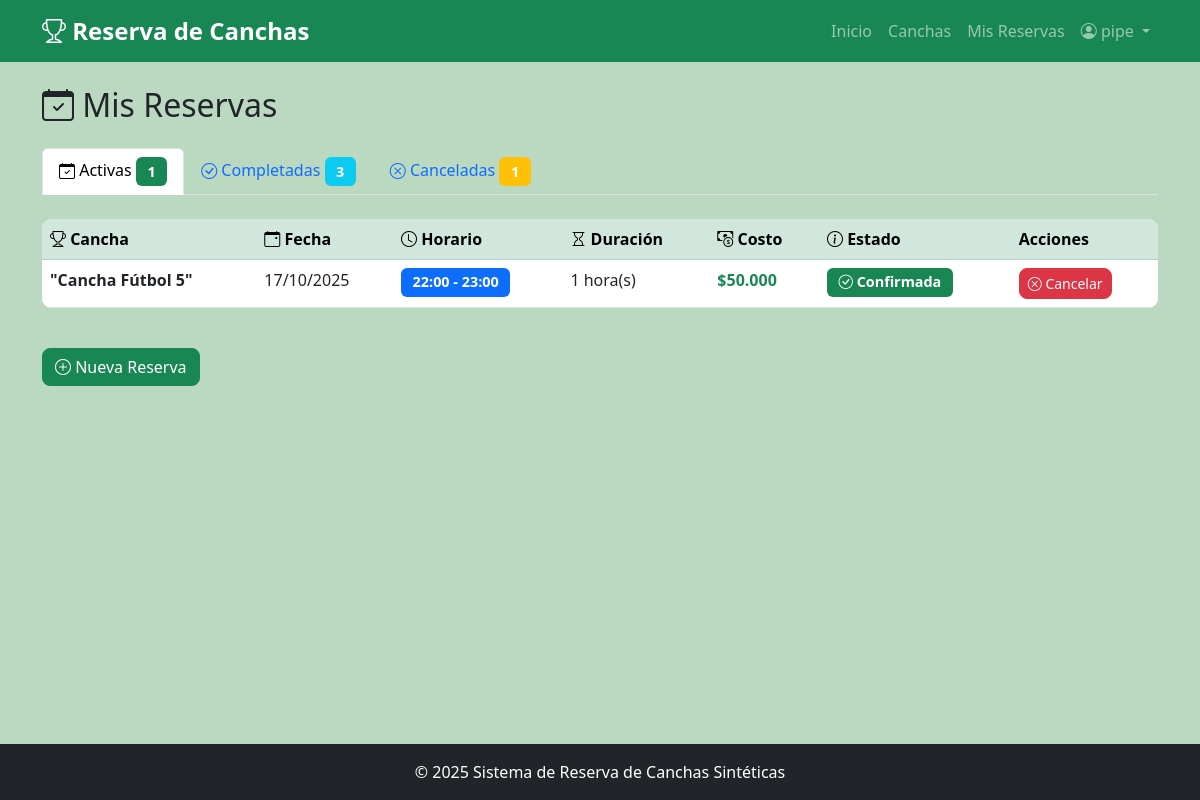
Before: /mis-reservas/ (signed in) with the older database file.
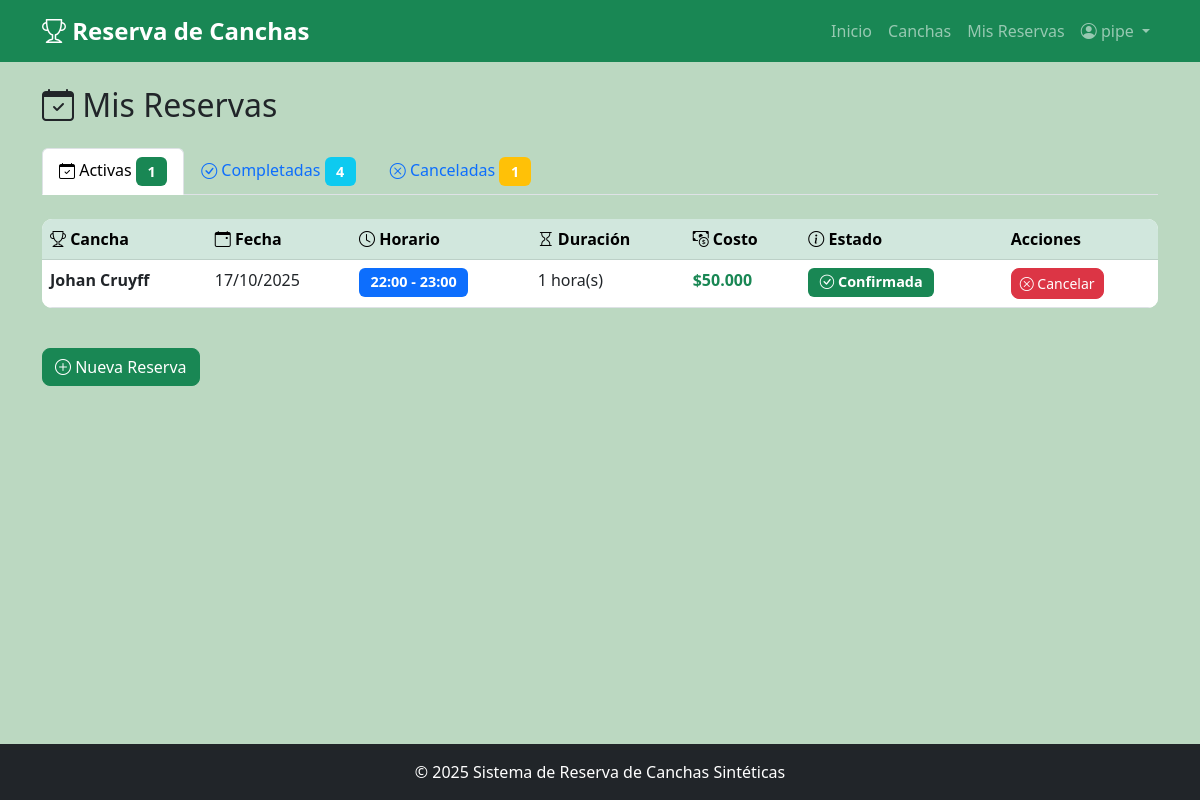
After: the same page with the newer database file.
### canchas/models.py (models this page shows, shortened)
class Reserva(models.Model):
    ESTADO_CHOICES = [
        ('pendiente', 'Pendiente'),
        ('confirmada', 'Confirmada'),
        ('cancelada', 'Cancelada'),
        ('completada', 'Completada'),
        ('archivada', 'Archivada'),
    ]
    HORARIOS_CHOICES = [
        ('08:00', '8:00 AM'),
        ('09:00', '9:00 AM'),
        ('10:00', '10:00 AM'),
        ('11:00', '11:00 AM'),
        ('12:00', '12:00 PM'),
        ('13:00', '1:00 PM'),
        ('14:00', '2:00 PM'),
        ('15:00', '3:00 PM'),
        ('16:00', '4:00 PM'),
        ('17:00', '5:00 PM'),
        ('18:00', '6:00 PM'),
        ('19:00', '7:00 PM'),
        ('20:00', '8:00 PM'),
        ('21:00', '9:00 PM'),
        ('22:00', '10:00 PM'),
        ('23:00', '11:00 PM'),
        ('00:00', '12:00 AM'),
    ]
    usuario = models.ForeignKey(User, on_delete=models.CASCADE, related_name='reservas')
    cancha = models.ForeignKey(Cancha, on_delete=models.CASCADE, related_name='reservas')
    fecha = models.DateField()
    hora_inicio = models.CharField(max_length=5, choices=HORARIOS_CHOICES, default='08:00')
    hora_fin = models.CharField(max_length=5, choices=HORARIOS_CHOICES, default='09:00')
    estado = models.CharField(max_length=20, choices=ESTADO_CHOICES, default='confirmada')
    fecha_reserva = models.DateTimeField(auto_now_add=True)
    notas = models.TextField(blank=True, null=True)
    @property
    def duracion_horas(self):
        hora_inicio = int(self.hora_inicio.split(':')[0])
        hora_fin = int(self.hora_fin.split(':')[0])
        if hora_fin == 0:
            hora_fin = 24
        return hora_fin - hora_inicio
    @property
    def costo_total(self):
        return self.cancha.precio_por_hora * self.duracion_horas
    @property
    def costo_total_formateado(self):
        total = self.costo_total
        return f"${total:,.0f}".replace(',', '.')
    class Meta:
        verbose_name = 'Reserva'
        verbose_name_plural = 'Reservas'
        ordering = ['-fecha_reserva']

class Cancha(models.Model):
    nombre = models.CharField(max_length=100)
    descripcion = models.TextField()
    imagen = models.ImageField(upload_to='canchas/', blank=True, null=True, verbose_name='Imagen')
    precio_por_hora = models.DecimalField(max_digits=10, decimal_places=2, default=50000, verbose_name='Precio por Hora (COP)')
    activa = models.BooleanField(default=True)
    fecha_creacion = models.DateTimeField(auto_now_add=True)
    class Meta:
        verbose_name = 'Cancha'
        verbose_name_plural = 'Canchas'

### canchas/views.py (the view)
# urls.py: path('mis-reservas/', views.mis_reservas, name='mis_reservas'),
@login_required
def mis_reservas(request):
    archivar_reservas_vencidas()
    reservas = Reserva.objects.filter(usuario=request.user)
    reservas_activas = reservas.filter(estado__in=['pendiente', 'confirmada'])
    reservas_completadas = reservas.filter(estado='completada')
    reservas_canceladas = reservas.filter(estado='cancelada')
    reservas_archivadas = reservas.filter(estado='archivada')
    context = {
        'reservas': reservas,
        'reservas_activas': reservas_activas,
        'reservas_completadas': reservas_completadas,
        'reservas_canceladas': reservas_canceladas,
        'reservas_archivadas': reservas_archivadas,
    }
    return render(request, 'canchas/mis_reservas.html', context)

### canchas/views.py (called while the page is built)
def archivar_reservas_vencidas():
    import pytz
    from datetime import datetime, timedelta
    colombia_tz = pytz.timezone('America/Bogota')
    ahora = timezone.now().astimezone(colombia_tz)
    fecha_actual = ahora.date()
    hora_actual = ahora.time()
    actualizadas_fecha = Reserva.objects.filter(
        fecha__lt=fecha_actual,
        estado__in=['pendiente', 'confirmada']
    ).update(estado='completada')
    reservas_hoy = Reserva.objects.filter(
        fecha=fecha_actual,
        estado__in=['pendiente', 'confirmada']
    )
    actualizadas_hora = 0
    for reserva in reservas_hoy:
        hora_fin_str = reserva.hora_fin
        hora_fin = datetime.strptime(hora_fin_str, '%H:%M').time()
        if hora_fin < hora_actual:
            reserva.estado = 'completada'
            reserva.save()
            actualizadas_hora += 1
    return actualizadas_fecha + actualizadas_hora

### canchas/templates/canchas/mis_reservas.html (shortened to what the changed rows need)
{% extends 'canchas/base.html' %}
{% load custom_filters %}
{% block content %}
<div class="row">
    <div class="col-12">
        <h2 class="mb-4"><i class="bi bi-calendar-check"></i> Mis Reservas</h2>
    </div>
</div>
<ul class="nav nav-tabs mb-4" id="reservasTabs" role="tablist">
    <li class="nav-item" role="presentation">
        <button class="nav-link" id="completadas-tab" data-bs-toggle="tab" data-bs-target="#completadas" type="button" role="tab">
            <i class="bi bi-check-circle"></i> Completadas
            <span class="badge bg-info">{{ reservas_completadas.count }}</span>
        </button>
    </li>
</ul>
<div class="tab-content" id="reservasTabsContent">
    <div class="tab-pane fade show active" id="activas" role="tabpanel">
        {% if reservas_activas %}
            <div class="table-responsive">
                <table class="table table-hover">
                    <thead class="table-success">
                        <tr>
                            <th><i class="bi bi-trophy"></i> Cancha</th>
                            <th><i class="bi bi-calendar-event"></i> Fecha</th>
                            <th><i class="bi bi-clock"></i> Horario</th>
                            <th><i class="bi bi-hourglass"></i> Duración</th>
                            <th><i class="bi bi-cash-coin"></i> Costo</th>
                            <th><i class="bi bi-info-circle"></i> Estado</th>
                            <th>Acciones</th>
                        </tr>
                    </thead>
                    <tbody>
                        {% for reserva in reservas_activas %}
                        <tr>
                            <td><strong>{{ reserva.cancha.nombre }}</strong></td>
                            <td>{{ reserva.fecha|date:"d/m/Y" }}</td>
                            <td><span class="badge bg-primary">{{ reserva.hora_inicio }} - {{ reserva.hora_fin }}</span></td>
                            <td>{{ reserva.duracion_horas }} hora(s)</td>
                            <td><strong class="text-success">{{ reserva.costo_total_formateado }}</strong></td>
                            <td>
                                {% if reserva.estado == 'confirmada' %}
                                    <span class="badge bg-success">
                                        <i class="bi bi-check-circle"></i> Confirmada
                                    </span>
                                {% else %}
                                    <span class="badge bg-warning">
                                        <i class="bi bi-clock"></i> Pendiente
                                    </span>
                                {% endif %}
                            </td>
                            <td>
                                <a href="{% url 'cancelar_reserva' reserva.id %}"
                                   class="btn btn-sm btn-danger"
                                   onclick="return confirm('¿Estás seguro de cancelar esta reserva?')">
                                    <i class="bi bi-x-circle"></i> Cancelar
                                </a>
                            </td>
                        </tr>
                        {% endfor %}
                    </tbody>
                </table>
            </div>
        {% else %}
            <div class="alert alert-info">
                <i class="bi bi-info-circle"></i> No tienes reservas activas.
            </div>
        {% endif %}
    </div>
</div>
{% endblock %}

Changed rows visible on the page:
changed through a linked row, Reserva: cancha.nombre "\"Cancha Fútbol 5\"" → "Johan Cruyff"
Other visible differences:
{{ reservas_completadas.count }}: "3" → "4"
